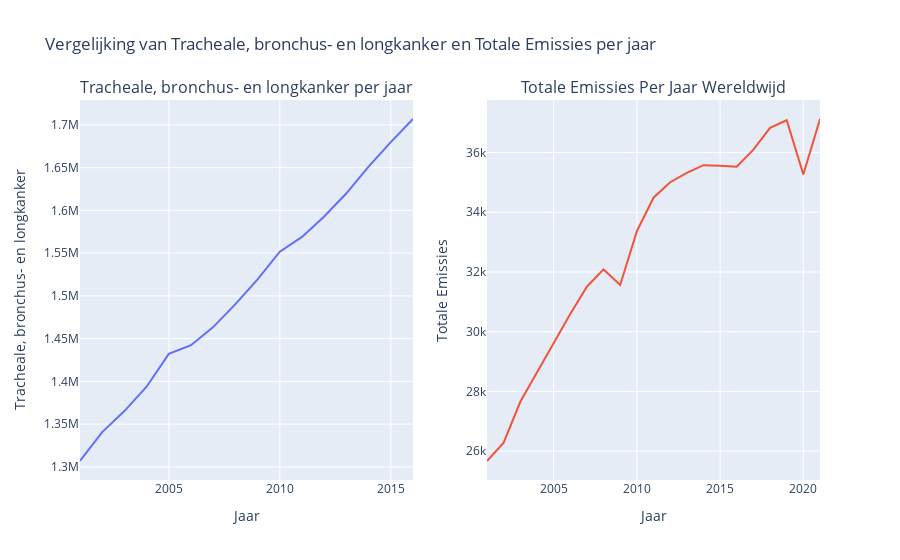

Write notebook code for a chart like this one.
### Markdown cell above
## Fijnstof

Een van de grootste veroorzakers van Longkanker is fijnstof, hieronder staat een aantal grafieken dat dit verband tracht te laten zien. Zoals te zien valt, is er bij de totale uitstoot van COgay een zelfde stijgende lijn als bij de stijging van de longkanker gevallen.

### Code cell
# Filter the DataFrame for the desired country and year range
cancer_country = 'World'  # Replace with the desired country code
emissions_country = 'Global'  # Replace with the desired country code

cancer_data = cancer_df[(cancer_df['Country'] == cancer_country) & (cancer_df['Year'] >= 2001)]
emissions_data = emissions_df[(emissions_df['Country'] == emissions_country) & (emissions_df['Year'] >= 2001)]

# Extract the Year and Lung cancer columns
year_lung_cancer = cancer_data[['Year', "Tracheal, bronchus, and lung cancer "]]
year_total_emissions = emissions_data[['Year', 'Total']]

# Create a subplot figure with 1 row and 2 columns
fig = make_subplots(rows=1, cols=2, subplot_titles=('Tracheale, bronchus- en longkanker per jaar', 'Totale Emissies Per Jaar Wereldwijd'))

# Add the lung cancer data trace to the first subplot
fig.add_trace(go.Scatter(x=year_lung_cancer['Year'], y=year_lung_cancer["Tracheal, bronchus, and lung cancer "],
                         mode='lines', name='Tracheale, bronchus- en longkanker'),
              row=1, col=1)

# Add the total emissions data trace to the second subplot
fig.add_trace(go.Scatter(x=year_total_emissions['Year'], y=year_total_emissions['Total'],
                         mode='lines', name='Totale Emissies'),
              row=1, col=2)

# Update the layout for the entire figure
fig.update_layout(
    title_text='Vergelijking van Tracheale, bronchus- en longkanker en Totale Emissies per jaar',
    showlegend=False
)

# Update x-axis and y-axis titles for each subplot
fig.update_xaxes(title_text='Jaar', row=1, col=1)
fig.update_yaxes(title_text='Tracheale, bronchus- en longkanker', row=1, col=1)
fig.update_xaxes(title_text='Jaar', row=1, col=2)
fig.update_yaxes(title_text='Totale Emissies', row=1, col=2)

# Show the plot
fig.show()

### Figure 1 — Plotly figure (JSON) as saved in the notebook; plotly's stock layout.template omitted (floating-point values rounded to 4 significant figures)
{"data": [{"mode": "lines", "name": "Tracheale, bronchus- en longkanker", "type": "scatter", "x": [2001, 2002, 2003, 2004, 2005, 2006, 2007, 2008, 2009, 2010, 2011, 2012, 2013, 2014, 2015, 2016], "xaxis": "x", "y": [1307000.0, 1341000.0, 1365000.0, 1394000.0, 1432000.0, 1442000.0, 1463000.0, 1490000.0, 1519000.0, 1552000.0, 1569000.0, 1593000.0, 1620000.0, 1651000.0, 1680000.0, 1707000.0], "yaxis": "y"}, {"mode": "lines", "name": "Totale Emissies", "type": "scatter", "x": [2001, 2002, 2003, 2004, 2005, 2006, 2007, 2008, 2009, 2010, 2011, 2012, 2013, 2014, 2015, 2016, 2017, 2018, 2019, 2020, 2021], "xaxis": "x2", "y": [25670.0, 26280.0, 27650.0, 28640.0, 29610.0, 30590.0, 31510.0, 32090.0, 31560.0, 33360.0, 34490.0, 35010.0, 35320.0, 35580.0, 35560.0, 35520.0, 36100.0, 36830.0, 37080.0, 35260.0, 37120.0], "yaxis": "y2"}], "layout": {"annotations": [{"font": {"size": 16}, "showarrow": false, "text": "Tracheale, bronchus- en longkanker per jaar", "x": 0.225, "xanchor": "center", "xref": "paper", "y": 1, "yanchor": "bottom", "yref": "paper"}, {"font": {"size": 16}, "showarrow": false, "text": "Totale Emissies Per Jaar Wereldwijd", "x": 0.775, "xanchor": "center", "xref": "paper", "y": 1, "yanchor": "bottom", "yref": "paper"}], "showlegend": false, "title": {"text": "Vergelijking van Tracheale, bronchus- en longkanker en Totale Emissies per jaar"}, "xaxis": {"anchor": "y", "domain": [0, 0.45], "title": {"text": "Jaar"}}, "xaxis2": {"anchor": "y2", "domain": [0.55, 1], "title": {"text": "Jaar"}}, "yaxis": {"anchor": "x", "domain": [0, 1], "title": {"text": "Tracheale, bronchus- en longkanker"}}, "yaxis2": {"anchor": "x2", "domain": [0, 1], "title": {"text": "Totale Emissies"}}}}
